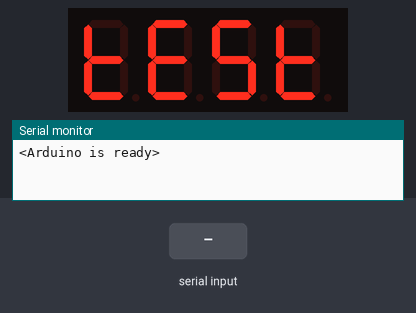
This sketch was run on a simulated ESP32. Parts: 4-digit seven-segment display, the last lines printed to the serial monitor. Inputs (shaded band) come from the test bench.

Above: at 0.1 s.
At 2.2 s:
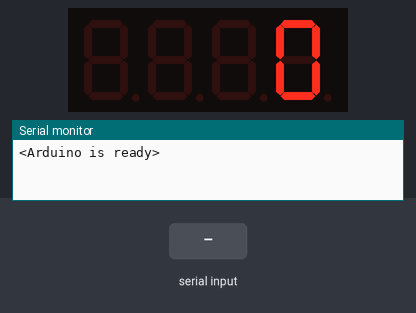
2.3 s: "90,45\n" received over the second serial link
At 3.3 s:
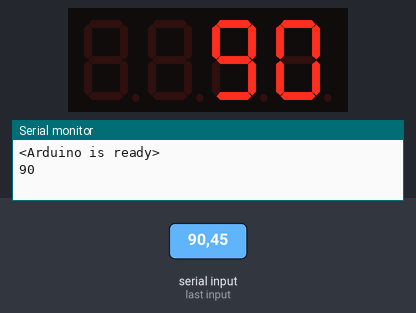
3.8 s: "30,150\n" received over the second serial link
Timing chart, 0 to 6.8 s (numbered marks = the images above; inputs shaded):
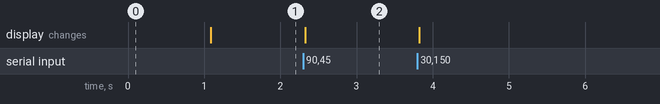

The sketch:

TEST-ESP32-SerialRX-from-Nano-7digit.ino
```cpp
// SERIAL1 DATA FROM NANO
#define RXD2 16
#define TXD2 17

const byte numChars = 32;
char receivedChars[numChars];   // an array to store the received data
boolean newData = false;

int distanceCM = 0;

// 7 DIGIT DISPLAY
#include <TM1637TinyDisplay.h>

// Module connection pins (Digital Pins)
#define CLK 4
#define DIO 5
TM1637TinyDisplay display(CLK, DIO);


void setup() {

    Serial.begin(115200);
    Serial.println("<Arduino is ready>");

    //Serial 2 do ESP32 que recebe do arduino Nano
    Serial1.begin(115200, SERIAL_8N1, RXD2, TXD2);


  // 7 DIGIT DISPLAY

  display.setBrightness(BRIGHT_HIGH);
  display.showString("Test");
  delay(1000);
  display.clear();
}


/// LOOP //////////////////////////////////////////////////////////////////////////////////////

void loop() {

    // RECEIVE SENSOR DATA FROM NANO
    recvWithEndMarker();
    readSensorFromNano();

    display.showNumber(distanceCM, false);          // Expect: 0000


    delay(10);
}


////////////////////////////////////
////
////     F U N C T I O N S
////
////////////////////////////////////


/// NANO + SENSOR TO ESP32 SERIAL COMMUNICATION FUNCTIONS

/// Used to receive sensor data over Seria11 from Arduino Nano
void recvWithEndMarker() {
    static byte ndx = 0;
    char endMarker = '\n';
    char rc;

    while (Serial1.available() > 0 && newData == false) {
        rc = Serial1.read();

        if (rc != endMarker) {
            receivedChars[ndx] = rc;
            ndx++;
            if (ndx >= numChars) {
                ndx = numChars - 1;
            }
        }
        else {
            receivedChars[ndx] = '\0'; // terminate the string
            ndx = 0;
            newData = true;
        }
    }
}

/// Use to show sensor data over Seria11 from Arduino Nano
void showNewData() {
    if (newData == true) {
        Serial.print("This just in ... ");
        Serial.println(receivedChars);
        newData = false;
    }


}
void readSensorFromNano() {

      if (newData == true) {
        //Serial.println(receivedChars);
        distanceCM = atoi(receivedChars);
        newData = false;
        Serial.println(distanceCM);

    }


}

/// END OF: NANO + SENSOR TO ESP32 SERIAL COMMUNICATION FUNCTIONS
```

Measured:
- after the input at 2.3 s, the display: changes at once (image 2)
